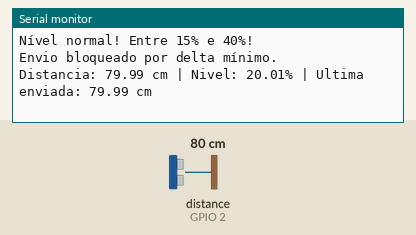
This sketch was run on a simulated ESP32. Parts: the last lines printed to the serial monitor. Wiring (inferred from the names in the program): ultrasonic range finder: trigger GPIO 4; echo GPIO 2. Inputs (shaded band) come from the test bench; at power-on: distance to the obstacle (sensor on GPIO 2) 80 cm. The echo pulse lasts 58.3 µs per cm; WiFi joins after 1.5 s; servers stay silent unless stated; no MQTT or app messages arrive unless stated; not simulated (calls return 0 or success): secrets.h.

Above: at 2.7 s.
2.8 s: distance to the obstacle (sensor on GPIO 2) set to 2 cm
At 3.6 s:
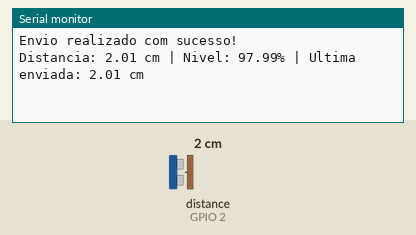
5.2 s: distance to the obstacle (sensor on GPIO 2) set to 60 cm
At 5.2 s:
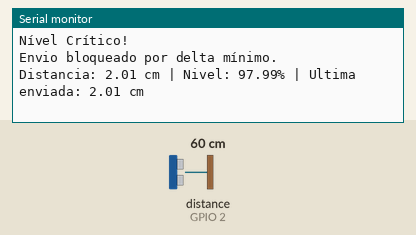
7.9 s: distance to the obstacle (sensor on GPIO 2) set to 120 cm
At 7.9 s:
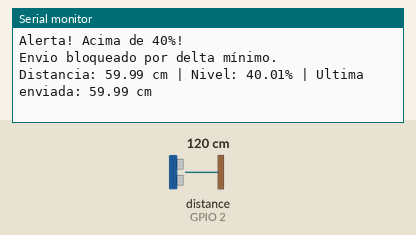
Timing chart, 0 to 10.9 s (numbered marks = the images above; inputs shaded):
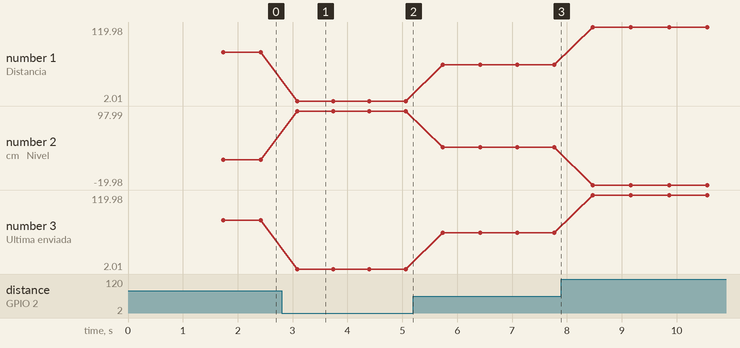

Measured:
- after the input at 2.8 s, the serial monitor: prints a new line after 0.28 s (image 1)
- plotted number 1: 79.99 → 2.01 after the input at 2.8 s, 2.01 → 59.99 after the input at 5.2 s, 59.99 → 119.98 after the input at 7.9 s
- plotted number 2: 20.01 → 97.99 after the input at 2.8 s, 97.99 → 40.01 after the input at 5.2 s, 40.01 → -19.98 after the input at 7.9 s
- plotted number 3: 79.99 → 2.01 after the input at 2.8 s, 2.01 → 59.99 after the input at 5.2 s, 59.99 → 119.98 after the input at 7.9 s

The sketch:

esp_bueiro.ino
```cpp
#include <WiFi.h>
#include <PubSubClient.h> // Substitui a antiga biblioteca HTTPClient
#include <ArduinoJson.h>
#include "secrets.h"

// Configurações de rede
const char *ssid = WIFI_SSID;
const char *senha = WIFI_PASS;
const char *mqtt_broker = MQTT_BROKER_IP;

// Topico MQTT que o Node-RED está escutando
const char *topico_telemetria = "bueiro/telemetria";

const String ID_BUEIRO = "B-02-CENTRO";
int const trig = 4;
int const echo = 2;

const float alturaTotal = 100.0;
const float DELTA_MINIMO = 2.0;
const unsigned long HEARTBEAT_MS = 5UL * 60UL * 1000UL;
const unsigned long INTERVALO_LEITURA_MS = 500UL;

float ultimaDistancia = 0.0;
unsigned long ultimoEnvioMillis = 0;
bool jaEnviouLeitura = false;

// Instâncias Globais de Rede e MQTT
WiFiClient espClient;
PubSubClient mqttClient(espClient);

// medição da distância (Lógica mantida)
float medirDistancia() {
  digitalWrite(trig, LOW);
  delayMicroseconds(2);
  digitalWrite(trig, HIGH);
  delayMicroseconds(10);
  digitalWrite(trig, LOW);
  long duracao = pulseIn(echo, HIGH);
  float distancia = (duracao * 0.0343) / 2;
  return distancia;
}

// filtra as medições para eliminar ruídos (Lógica mantida)
float distanciaFiltrada() {
  const int quantidadeAmostras = 5;
  float leitura[quantidadeAmostras];

  for (int i = 0; i < quantidadeAmostras; i++) {
    leitura[i] = medirDistancia();
    delay(30);
  }

  // Bubble sort
  for (int i = 0; i < quantidadeAmostras - 1; i++) {
    for (int j = 0; j < quantidadeAmostras - i - 1; j++) {
      if (leitura[j] > leitura[j + 1]) {
        float temp = leitura[j];
        leitura[j] = leitura[j + 1];
        leitura[j + 1] = temp;
      }
    }
  }

  float soma = 0;
  for (int i = 1; i < quantidadeAmostras - 1; i++) {
    soma += leitura[i];
  }
  return soma / 3;
}

// Reconexão ao Broker MQTT
void reconectarMQTT() {
  while (!mqttClient.connected()) {
    Serial.print("Tentando conexão MQTT com o broker...");
    // Tenta conectar usando o ID do Bueiro como identificador de cliente
    if (mqttClient.connect(ID_BUEIRO.c_str())) {
      Serial.println(" Conectado!");
    } else {
      Serial.print(" Falhou, rc=");
      Serial.print(mqttClient.state());
      Serial.println(". Tentando novamente em 5 segundos.");
      delay(5000);
    }
  }
}

// Função de publicação via PubSubClient
bool publicarMQTT(float distancia) {
  if (!mqttClient.connected()) {
    return false;
  }

  // Capacidade de 256 bytes por segurança
  StaticJsonDocument<256> jsonDoc;

  jsonDoc["id_bueiro"] = ID_BUEIRO;
  jsonDoc["distancia_cm"] = distancia;
  jsonDoc["latitude"] = 0.0;
  jsonDoc["longitude"] = 0.0;

  String payload;
  serializeJson(jsonDoc, payload);

  Serial.println("Publicando MQTT:");
  Serial.println(payload);

  // Publica a string serializada no tópico definido
  bool sucesso = mqttClient.publish(topico_telemetria, payload.c_str());

  if(sucesso) {
    Serial.println("Envio realizado com sucesso!");
  } else {
    Serial.println("Falha no envio MQTT.");
  }

  return sucesso;
}

void setup() {
  Serial.begin(115200);
  pinMode(trig, OUTPUT);
  pinMode(echo, INPUT);

  WiFi.begin(ssid, senha);
  Serial.print("Conectando WiFi");
  while (WiFi.status() != WL_CONNECTED) {
    delay(500);
    Serial.print(".");
  }
  Serial.println("\nWiFi conectado!");

  // Configura a porta e o IP do Mosquitto
  mqttClient.setServer(mqtt_broker, 1883);
}

void loop() {
  // Garante que o cliente MQTT esteja conectado antes de operar
  if (WiFi.status() == WL_CONNECTED && !mqttClient.connected()) {
    reconectarMQTT();
  }

  // Mantém os processos de background do MQTT rodando (heartbeats de rede)
  mqttClient.loop();

  float distancia = distanciaFiltrada();
  float nivel = ((alturaTotal - distancia) / alturaTotal) * 100;

  // Lógica de Logs de Nível
  if (nivel >= 60) {
    Serial.println("Nível Crítico!");
  } else if (nivel >= 40) {
    Serial.println("Alerta! Acima de 40%!");
  } else if (nivel >= 15) {
    Serial.println("Nível normal! Entre 15% e 40%!");
  } else {
    Serial.println("Nível baixo, possível falha no sensor ou bueiro vazio");
  }

  float delta = jaEnviouLeitura
                    ? (distancia >= ultimaDistancia ? distancia - ultimaDistancia : ultimaDistancia - distancia)
                    : DELTA_MINIMO + 1.0;

  unsigned long agora = millis();
  bool heartbeatVencido = jaEnviouLeitura && (agora - ultimoEnvioMillis >= HEARTBEAT_MS);
  bool deveEnviar = !jaEnviouLeitura || delta > DELTA_MINIMO || heartbeatVencido;

  if (deveEnviar) {
    if (publicarMQTT(distancia)) {
      ultimaDistancia = distancia;
      ultimoEnvioMillis = agora;
      jaEnviouLeitura = true;
    }
  } else {
    Serial.println("Envio bloqueado por delta mínimo.");
  }

  Serial.print("Distancia: ");
  Serial.print(distancia);
  Serial.print(" cm | Nivel: ");
  Serial.print(nivel);
  Serial.print("% | Ultima enviada: ");
  Serial.print(ultimaDistancia);
  Serial.println(" cm\n");

  delay(INTERVALO_LEITURA_MS);
}
```
